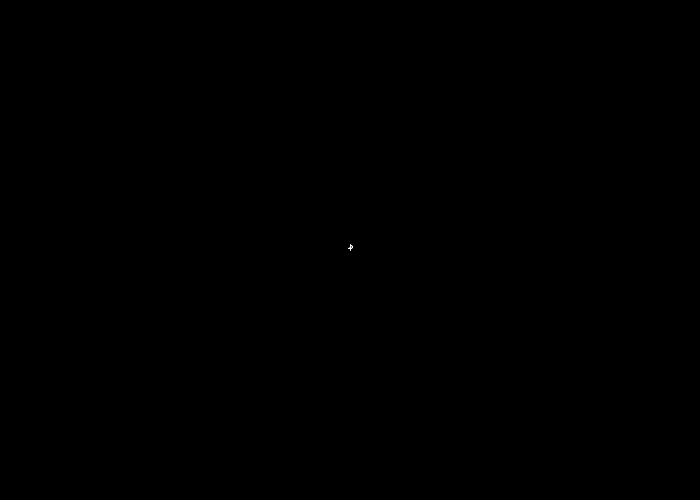
Frame 1 (no input)
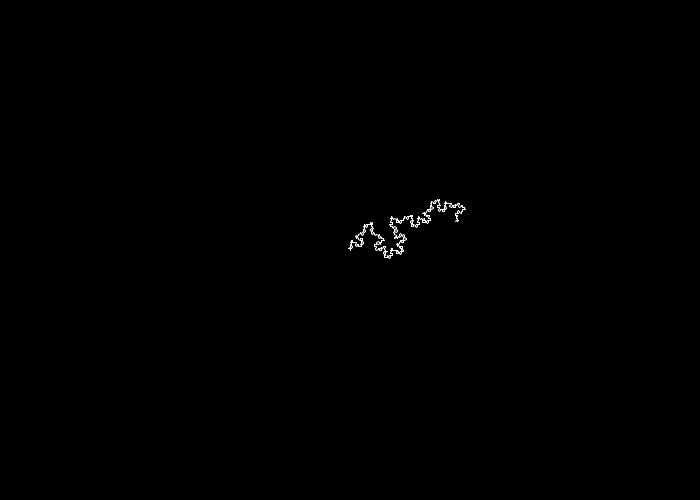
Frame 60 (the mouse pressed at the canvas centre just before this capture)
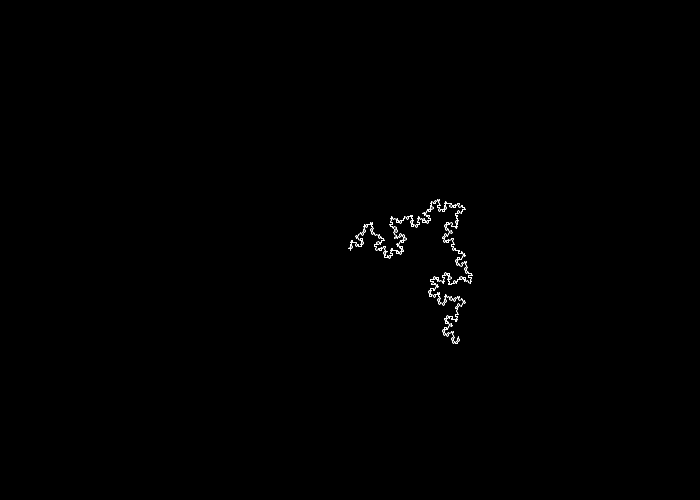
Frame 120 (the mouse held since frame 60 and released just before this capture)

The Processing sketch that drew these frames (run headless with seeded random() and noise(); from frame 60 on, the mouse is pressed at the canvas centre):

// Processing sketch: week11_hw
// ── week11_hw.pde
//Pentigree L-System by Geraldine Sarmiento. 

//This code was based on Patrick Dwyer's L-System class.


PentigreeLSystem ps;

void setup() {
  size(700, 500);
  ps = new PentigreeLSystem();
  ps.simulate(4);
}

void draw() {
  background(0);
  ps.render();
}



//class inheritance 
//when we "extend" a class, we are taking all of the properties from that class 
//and using them in the parent class 
class PentigreeLSystem extends LSystem {

  int steps = 0;
  float somestep = 0.1;
  float xoff = 0.01;

  PentigreeLSystem() {
    axiom = "F-F-F-F-F";
    rule = "F-F++F+F-F-F";
    startLength = 10.0; // DECREASED FROM 60, BECAME SMALLER
    theta = radians(60);  //DECREASED RADIANS FROM 72, BECAME LOOSER
    reset();
  }

  void useRule(String r_) {
    rule = r_;
  }

  void useAxiom(String a_) {
    axiom = a_;
  }

  void useLength(float l_) {
    startLength = l_;
  }

  void useTheta(float t_) {
    theta = radians(t_);
  }

  void reset() {
    production = axiom;
    drawLength = startLength;
    generations = 0;
  }

  int getAge() {
    return generations;
  }

  void render() {
    translate(width/2, height/2); //MOVED THE SHAPE 
    steps += 20; //INCREASED NUMBER OF STEPS, GOES FASTER          
    if (steps > production.length()) {
      steps = production.length();
    }

    for (int i = 0; i < steps; i++) {
      char step = production.charAt(i);
      if (step == 'F') {
        noFill();
        stroke(255);
        line(0, 0, 0, -drawLength);
        translate(0, -drawLength);
      } 
      else if (step == '+') {
        rotate(theta);
      } 
      else if (step == '-') {
        rotate(-theta);
      } 
      else if (step == '[') {
        pushMatrix();
      } 
      else if (step == ']') {
        popMatrix();
      }
    }
  }

}

// ── LSystem.pde
class LSystem {
  
  int steps = 0;

  String axiom;
  String rule;
  String production;

  float startLength;
  float drawLength;
  float theta;

  int generations;

  LSystem() {

    axiom = "F";
    rule = "F+F-F";
    startLength = 90.0;
    theta = radians(120.0);
    reset();
  }

  void reset() {
    production = axiom;
    drawLength = startLength;
    generations = 0;
  }

  int getAge() {
    return generations;
  }
  
  void render() {
    translate(width/2, height/2);
    steps += 5;          
    if (steps > production.length()) {
      steps = production.length();
    }
    for (int i = 0; i < steps; i++) {
      char step = production.charAt(i);
      if (step == 'F') {
        rect(0, 0, -drawLength, -drawLength);
        noFill();
        translate(0, -drawLength);
      } 
      else if (step == '+') {
        rotate(theta);
      } 
      else if (step == '-') {
        rotate(-theta);
      } 
      else if (step == '[') {
        pushMatrix();
      } 
      else if (step == ']') {
        popMatrix();            
      }
    }
  }
  
  void simulate(int gen) {
    while (getAge() < gen) {
      production = iterate(production, rule);
    }
  }

  String iterate(String prod_, String rule_) {
    drawLength = drawLength * 0.6;
    generations++;
    String newProduction = prod_;          
    newProduction = newProduction.replaceAll("F", rule_);
    return newProduction;
  }
}
